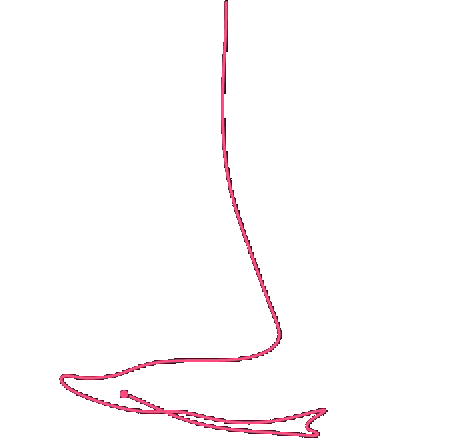
#> input picture weapon_ak47.png, 452 x 446 px; its folder holds only this picture in this run
$ python -i gif_punto_a_coordenadas.py   (imports and definitions only)
#> lines starting #> are read from the running program, lines starting #| are printed output that depends on the picture; after the words box and inside, x2 and y2 are one past the last pixel; in counts of white or black regions, pixels touching at a corner belong together
import json
import math
import os
import cv2
import numpy as np
from PIL import Image

# Ajustes de tamaño de contornos
MIN_W, MAX_W = 6, 12
MIN_H, MAX_H = 6, 12
IGNORE_BORDER = 100  # opcional, ajustar si quieres ignorar bordes

BACKGROUND_BGR = (32, 20, 22)
BG_TOLERANCE = 3

def dist(p1, p2):
    return ((p1[0]-p2[0])**2 + (p1[1]-p2[1])**2)**0.5

def remove_duplicates_keep_first(points):
    seen = set()
    filtered = []
    for pt in points:
        if pt not in seen:
            seen.add(pt)
            filtered.append(pt)
    return filtered


def extract_points_with_roi(gif_path):
#> called with gif_path = 'weapon_ak47.png'
    gif = Image.open(gif_path)
#> gif is the input picture: PIL image 452x446 RGBA; mean R, G, B, A 23.5, 18.5, 29.8, 5.8
    frame_idx = 0
    points = []
    prev_bgr = None
    width, height = gif.size
#> width = 452; height = 446

    lower_bg = np.array([BACKGROUND_BGR[0]-BG_TOLERANCE,
                         BACKGROUND_BGR[1]-BG_TOLERANCE,
                         BACKGROUND_BGR[2]-BG_TOLERANCE], dtype=np.uint8)
    upper_bg = np.array([BACKGROUND_BGR[0]+BG_TOLERANCE,
                         BACKGROUND_BGR[1]+BG_TOLERANCE,
                         BACKGROUND_BGR[2]+BG_TOLERANCE], dtype=np.uint8)

    try:
        while True:
            frame = np.array(gif.convert("RGB"))
            bgr = cv2.cvtColor(frame, cv2.COLOR_RGB2BGR)

            # máscara ROI
            roi_mask = np.zeros((height, width), dtype=np.uint8)
            roi_mask[IGNORE_BORDER:height-IGNORE_BORDER, :] = 255

            if frame_idx == 0:
                # Primer frame: todo lo que no sea fondo
                mask_bg = cv2.inRange(bgr, lower_bg, upper_bg)
                mask = cv2.bitwise_not(mask_bg)

                # Aplicar blur y threshold para reforzar contornos
                mask = cv2.GaussianBlur(mask, (3,3), 0)
                _, mask = cv2.threshold(mask, 10, 255, cv2.THRESH_BINARY)

                mask = cv2.bitwise_and(mask, roi_mask)

            else:
                # Frames siguientes: diferencia con frame anterior
                diff = cv2.absdiff(bgr, prev_bgr)
                gray_diff = cv2.cvtColor(diff, cv2.COLOR_BGR2GRAY)
                _, mask_diff = cv2.threshold(gray_diff, 25, 255, cv2.THRESH_BINARY)
                mask = cv2.bitwise_and(mask_diff, roi_mask)

            # encontrar contornos
            contours, _ = cv2.findContours(mask, cv2.RETR_EXTERNAL, cv2.CHAIN_APPROX_SIMPLE)
            frame_pts = []
            for cnt in contours:
                x, y, w, h = cv2.boundingRect(cnt)
                if MIN_W <= w <= MAX_W and MIN_H <= h <= MAX_H:
                    M = cv2.moments(cnt)
                    if M["m00"] > 0:
                        cx = int(M["m10"] / M["m00"])
                        cy = int(M["m01"] / M["m00"])
                        frame_pts.append((cx, cy))

            if frame_pts:
                selected = frame_pts[0]
            else:
                # fallback: centro del frame
                selected = (width//2, height//2)
            points.append(selected)


            prev_bgr = bgr.copy()
            frame_idx += 1
            gif.seek(frame_idx)
#> this loop made 1 pass
#> pass 1, in extract_points_with_roi, `frame = np.array(gif.convert("RGB"))`:
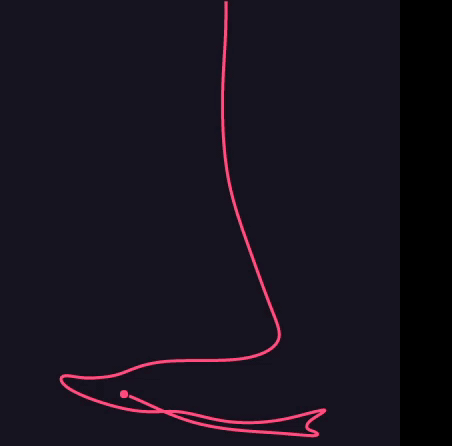
#> frame: shape (446, 452, 3); mean R, G, B 23.5, 18.5, 29.8
#> pass 1, in extract_points_with_roi, `mask_bg = cv2.inRange(bgr, lower_bg, upper_bg)`:
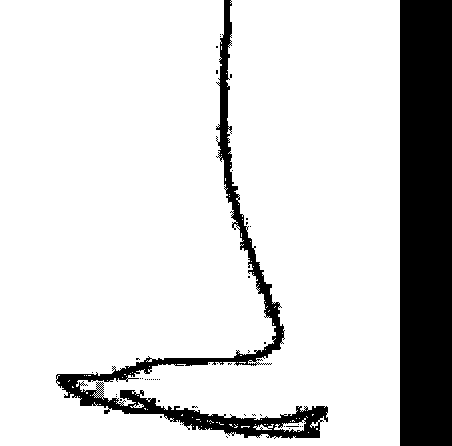
#> mask_bg: shape (446, 452); 84% white; 47 black regions (45 under 20 px), largest, box (x1, y1, x2, y2) and area: (400, 0, 452, 446) 23192, (56, 0, 328, 439) 8956
#> after the loop:
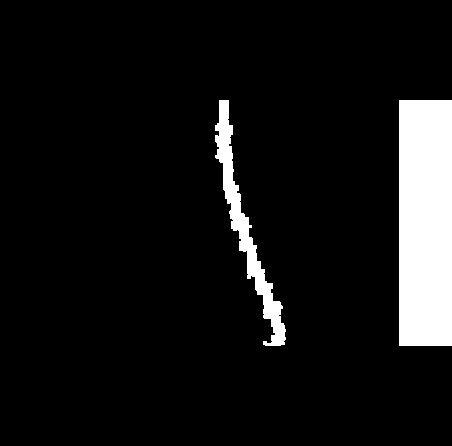
#> mask: shape (446, 452); 8.2% white; 2 white regions, box (x1, y1, x2, y2) and area: (399, 100, 452, 346) 13038, (215, 100, 286, 346) 3410
#> after the loop:
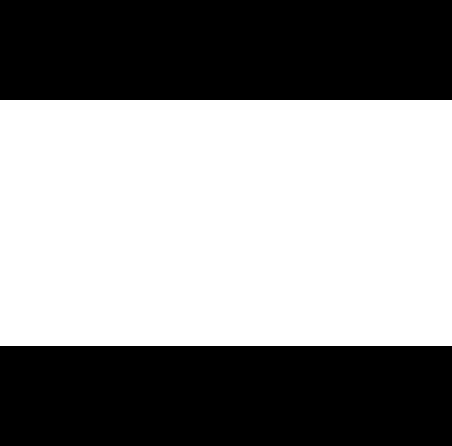
#> roi_mask: shape (446, 452); 55.2% white; 2 black regions, box (x1, y1, x2, y2) and area: (0, 0, 452, 100) 45200, (0, 346, 452, 446) 45200
#> after the loop, frame_idx = 1

    except EOFError:
        pass
    points = remove_duplicates_keep_first(points)
    print(f"Se detectaron {len(points)} puntos", gif_path)

    # Normalizar
    if points:
        x0, y0 = points[0]
        normalized = [(x - x0, -(y - y0)) for x, y in points]
    else:
        normalized = []

    # Guardar en JSON
    output_dir = "recoil_json"
    os.makedirs(output_dir, exist_ok=True)
    weapon_name = os.path.splitext(os.path.basename(gif_path))[0]
    json_path = os.path.join(output_dir, f"{weapon_name}.json")
    with open(json_path, "w") as f:
        json.dump(normalized, f, indent=4)

    print(f"[OK] Recoil normalizado guardado en {json_path}")
    return points, normalized


def show_points(points, size):
    width, height = size
    canvas = np.ones((height, width, 3), dtype=np.uint8) * 255
    for i, (x, y) in enumerate(points, 1):
        cv2.circle(canvas, (x, y), 4, (0, 0, 255), -1)
        cv2.putText(canvas, str(i), (x+6, y-6), cv2.FONT_HERSHEY_SIMPLEX, 0.45, (0,0,0), 1, cv2.LINE_AA)
    cv2.imshow("Recoil Pattern", canvas)
    cv2.waitKey(0)
    cv2.destroyAllWindows()

# Uso
# [5 lines not run here, left out]


>>> result = extract_points_with_roi('weapon_ak47.png')
#> result = ([(226, 223)], [(0, 0)])

$ run again, on weapon_aug_scoped.png
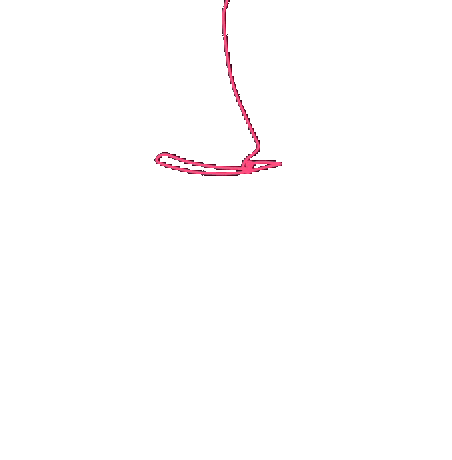
#> input picture weapon_aug_scoped.png, 452 x 460 px
#> in extract_points_with_roi, gif is the input picture: PIL image 452x460 RGBA; mean R, G, B, A 21.7, 18.7, 28.7, 2.3
#> the loop in extract_points_with_roi, `while True:` made 1 pass
#> pass 1, in extract_points_with_roi, `mask_bg = cv2.inRange(bgr, lower_bg, upper_bg)`:
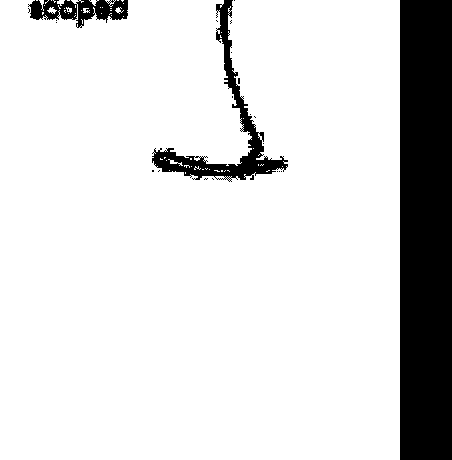
#> mask_bg: shape (460, 452); 86% white; 23 black regions (20 under 20 px), largest, box (x1, y1, x2, y2) and area: (400, 0, 452, 460) 23920, (152, 0, 288, 182) 3641, (28, 0, 128, 28) 1533
#> after the loop in extract_points_with_roi, `while True:`:
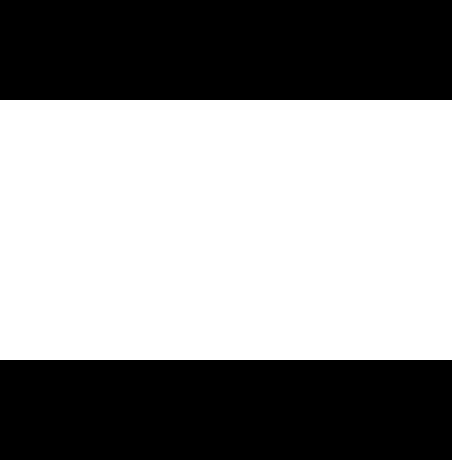
#> roi_mask: shape (460, 452); 56.5% white; 2 black regions, box (x1, y1, x2, y2) and area: (0, 0, 452, 100) 45200, (0, 360, 452, 460) 45200
#> after the loop in extract_points_with_roi, `while True:`: frame_idx = 1

$ run again, on weapon_bizon.png
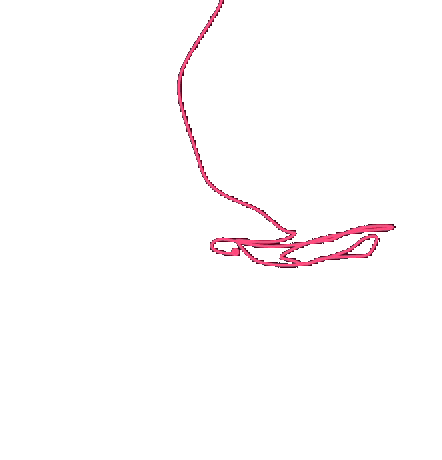
#> input picture weapon_bizon.png, 442 x 460 px
#> in extract_points_with_roi, gif is the input picture: PIL image 442x460 RGBA; mean R, G, B, A 22.3, 17.9, 29.3, 4.7
#> the loop in extract_points_with_roi, `while True:` made 1 pass
#> pass 1, in extract_points_with_roi, `mask_bg = cv2.inRange(bgr, lower_bg, upper_bg)`:
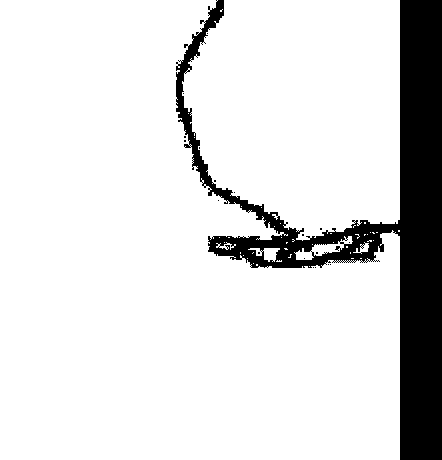
#> mask_bg: shape (460, 442); 87% white; 19 black regions (18 under 20 px), largest, box (x1, y1, x2, y2) and area: (176, 0, 442, 460) 26407
#> after the loop in extract_points_with_roi, `while True:`:
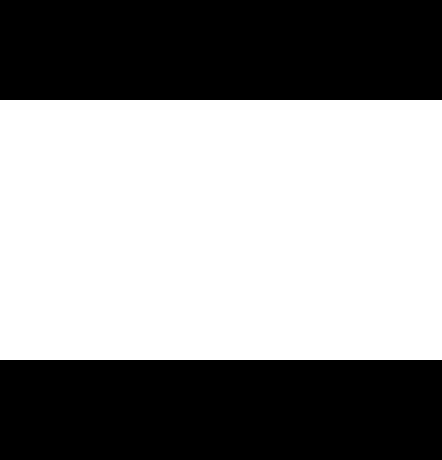
#> roi_mask: shape (460, 442); 56.5% white; 2 black regions, box (x1, y1, x2, y2) and area: (0, 0, 442, 100) 44200, (0, 360, 442, 460) 44200
#> after the loop in extract_points_with_roi, `while True:`: frame_idx = 1
